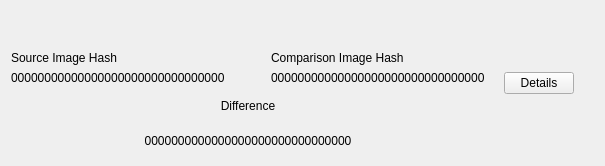
                <widget class="QWidget" name="tab_Hash">
                 <attribute name="title">
                  <string>Hash</string>
                 </attribute>
                 <layout class="QGridLayout" name="gridLayout_22">
                  <item row="0" column="0">
                   <layout class="QHBoxLayout" name="horizontalLayout_9">
                    <item>
                     <layout class="QGridLayout" name="gridLayout_26">
                      <item row="1" column="0">
                       <layout class="QHBoxLayout" name="horizontalLayout_7">
                        <item>
                         <layout class="QVBoxLayout" name="verticalLayout_13">
                          <item>
                           <widget class="QLabel" name="label_26">
                            <property name="sizePolicy">
                             <sizepolicy hsizetype="Preferred" vsizetype="Preferred">
                              <horstretch>2</horstretch>
                              <verstretch>0</verstretch>
                             </sizepolicy>
                            </property>
                            <property name="text">
                             <string>Source Image Hash</string>
                            </property>
                           </widget>
                          </item>
                          <item>
                           <widget class="QLabel" name="label_imHash">
                            <property name="sizePolicy">
                             <sizepolicy hsizetype="Preferred" vsizetype="Preferred">
                              <horstretch>2</horstretch>
                              <verstretch>0</verstretch>
                             </sizepolicy>
                            </property>
                            <property name="frameShape">
                             <enum>QFrame::NoFrame</enum>
                            </property>
                            <property name="frameShadow">
                             <enum>QFrame::Plain</enum>
                            </property>
                            <property name="text">
                             <string>00000000000000000000000000000000</string>
                            </property>
                           </widget>
                          </item>
                         </layout>
                        </item>
                        <item>
                         <spacer name="horizontalSpacer_14">
                          <property name="orientation">
                           <enum>Qt::Horizontal</enum>
                          </property>
                          <property name="sizeHint" stdset="0">
                           <size>
                            <width>40</width>
                            <height>20</height>
                           </size>
                          </property>
                         </spacer>
                        </item>
                        <item>
                         <layout class="QVBoxLayout" name="verticalLayout_14">
                          <item>
                           <widget class="QLabel" name="label_27">
                            <property name="sizePolicy">
                             <sizepolicy hsizetype="Preferred" vsizetype="Preferred">
                              <horstretch>2</horstretch>
                              <verstretch>0</verstretch>
                             </sizepolicy>
                            </property>
                            <property name="text">
                             <string>Comparison Image Hash</string>
                            </property>
                           </widget>
                          </item>
                          <item>
                           <widget class="QLabel" name="label_destHash">
                            <property name="sizePolicy">
                             <sizepolicy hsizetype="Preferred" vsizetype="Preferred">
                              <horstretch>2</horstretch>
                              <verstretch>0</verstretch>
                             </sizepolicy>
                            </property>
                            <property name="frameShape">
                             <enum>QFrame::NoFrame</enum>
                            </property>
                            <property name="text">
                             <string>00000000000000000000000000000000</string>
                            </property>
                           </widget>
                          </item>
                         </layout>
                        </item>
                       </layout>
                      </item>
                      <item row="3" column="0">
                       <widget class="QLabel" name="label_8">
                        <property name="text">
                         <string>0000000000000000000000000000000</string>
                        </property>
                        <property name="alignment">
                         <set>Qt::AlignCenter</set>
                        </property>
                       </widget>
                      </item>
                      <item row="0" column="0">
                       <spacer name="verticalSpacer_8">
                        <property name="orientation">
                         <enum>Qt::Vertical</enum>
                        </property>
                        <property name="sizeType">
                         <enum>QSizePolicy::Preferred</enum>
                        </property>
                        <property name="sizeHint" stdset="0">
                         <size>
                          <width>20</width>
                          <height>40</height>
                         </size>
                        </property>
                       </spacer>
                      </item>
                      <item row="2" column="0">
                       <widget class="QLabel" name="label_7">
                        <property name="text">
                         <string>Difference</string>
                        </property>
                        <property name="alignment">
                         <set>Qt::AlignCenter</set>
                        </property>
                       </widget>
                      </item>
                     </layout>
                    </item>
                    <item>
                     <spacer name="horizontalSpacer_31">
                      <property name="orientation">
                       <enum>Qt::Horizontal</enum>
                      </property>
                      <property name="sizeHint" stdset="0">
                       <size>
                        <width>13</width>
                        <height>144</height>
                       </size>
                      </property>
                     </spacer>
                    </item>
                    <item>
                     <widget class="QPushButton" name="pushButton_12">
                      <property name="sizePolicy">
                       <sizepolicy hsizetype="Fixed" vsizetype="Fixed">
                        <horstretch>0</horstretch>
                        <verstretch>0</verstretch>
                       </sizepolicy>
                      </property>
                      <property name="minimumSize">
                       <size>
                        <width>70</width>
                        <height>0</height>
                       </size>
                      </property>
                      <property name="maximumSize">
                       <size>
                        <width>70</width>
                        <height>16777215</height>
                       </size>
                      </property>
                      <property name="text">
                       <string>Details</string>
                      </property>
                     </widget>
                    </item>
                    <item>
                     <spacer name="horizontalSpacer_32">
                      <property name="orientation">
                       <enum>Qt::Horizontal</enum>
                      </property>
                      <property name="sizeType">
                       <enum>QSizePolicy::Maximum</enum>
                      </property>
                      <property name="sizeHint" stdset="0">
                       <size>
                        <width>20</width>
                        <height>20</height>
                       </size>
                      </property>
                     </spacer>
                    </item>
                   </layout>
                  </item>
                 </layout>
                </widget>
